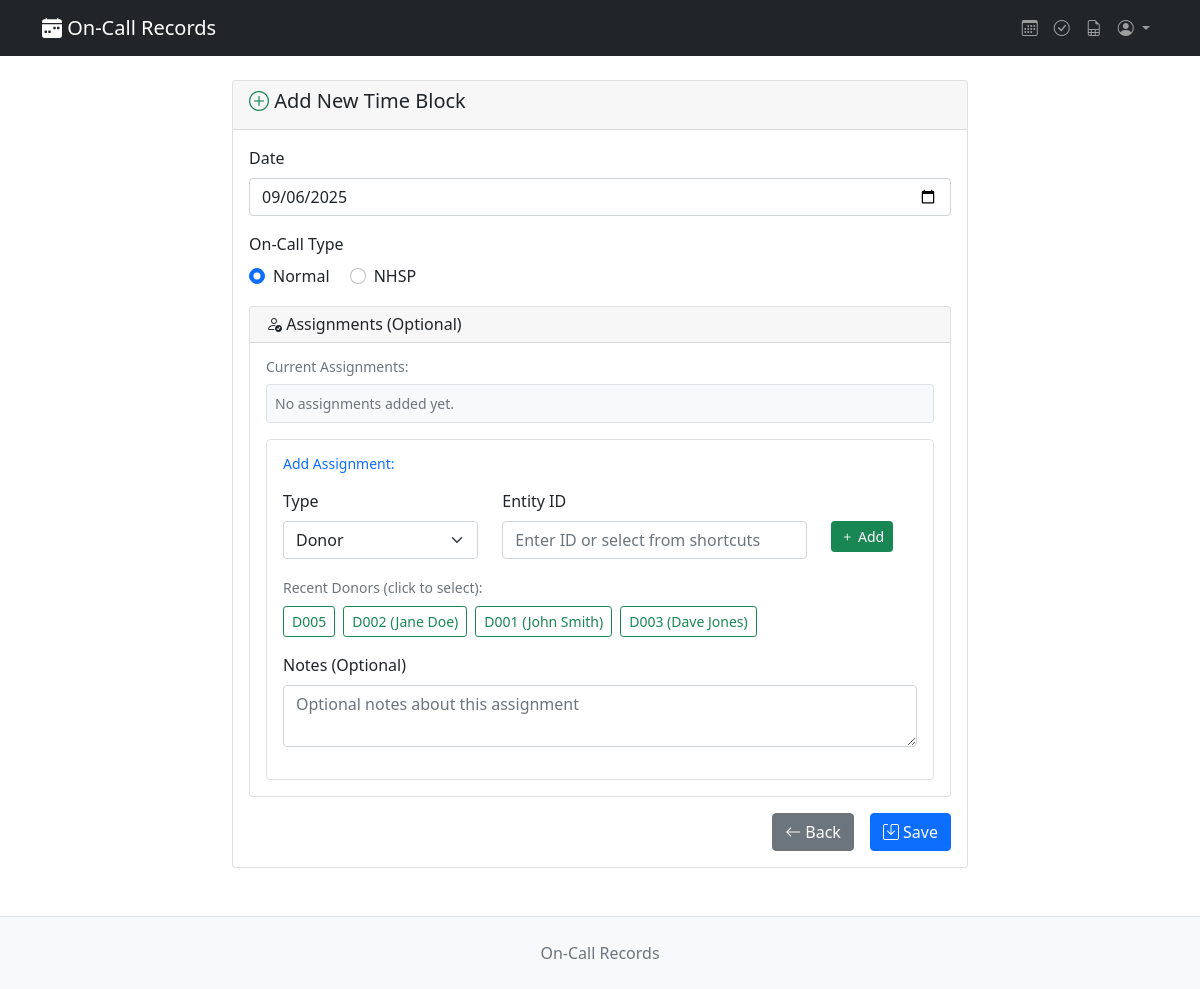
/block/add/ (signed in), run on the app's committed database.
### records/models.py (models this page shows, shortened)
class Donor(models.Model):
    donor_id = models.CharField(
        max_length=50,
        unique=True,
        help_text="Donor identifier (can be numeric or text)",
    )
    name = models.CharField(max_length=100, blank=True, help_text="Optional donor name")
    notes = models.TextField(blank=True, help_text="Additional notes about this donor")
    created = models.DateTimeField(default=timezone.now)

### records/views.py (the view)
# urls.py: path('block/add/', views.add_timeblock, name='add_timeblock'),
@require_oncall_staff
@check_timeblock_not_signed_off
def add_timeblock(request):
    staff = request.staff
    if request.method == "POST":
        form = TimeBlockForm(request.POST)
        if form.is_valid():
            time_block = form.save(commit=False)
            time_block.staff = staff
            form.instance = time_block  # Update form instance with staff
            time_block = form.save(commit=True)
            messages.success(request, "Block created successfully!")
            return redirect(get_dashboard_url_with_date(time_block.date))
    else:
        form = TimeBlockForm()
    return render(request, "records/add_timeblock.html", {"form": form})

### records/templates/records/add_timeblock.html (shortened to what this page needs)
{% extends 'records/base.html' %}
{% block content %}
<div class="row justify-content-center">
    <div class="col-md-8">
        <div class="card">
            <div class="card-header">
                <h5><i class="bi bi-plus-circle text-success"></i> Add New Time Block</h5>
            </div>
            <div class="card-body">
                <form method="post">
                    <div class="mb-3">
                        <label for="{{ form.date.id_for_label }}" class="form-label">Date</label>
                        {{ form.date }}
                    </div>
                    <div class="mb-3">
                        <label class="form-label">On-Call Type</label>
                        <div class="form-check-container">
                            {% for choice in form.oncall_type %}
                                <div class="form-check form-check-inline">
                                    {{ choice.tag }}
                                    <label class="form-check-label" for="{{ choice.id_for_label }}">
                                        {{ choice.choice_label }}
                                    </label>
                                </div>
                            {% endfor %}
                        </div>
                    </div>
                    <div class="card mb-3">
                        <div class="card-header">
                            <h6 class="mb-0"><i class="bi bi-person-check"></i> Assignments (Optional)</h6>
                        </div>
                        <div class="card-body">
                            <div id="current-assignments" class="mb-3">
                                <h6 class="small text-muted mb-2">Current Assignments:</h6>
                                <div id="assignments-list" class="border rounded p-2 bg-light">
                                    <div id="no-assignments" class="text-muted small">No assignments added yet.</div>
                                </div>
                            </div>
                            <div class="border rounded p-3 bg-white">
                                <h6 class="small text-primary mb-3">Add Assignment:</h6>
                                <div class="row">
                                    <div class="col-md-4">
                                        <div class="mb-3">
                                            <label for="{{ form.assignment_type.id_for_label }}" class="form-label">Type</label>
                                            {{ form.assignment_type }}
                                        </div>
                                    </div>
                                    <div class="col-md-6">
                                        <div class="mb-3">
                                            <label for="{{ form.entity_id.id_for_label }}" class="form-label">Entity ID</label>
                                            {{ form.entity_id }}
                                        </div>
                                    </div>
                                    <div class="col-md-2">
                                        <div class="mb-3">
                                            <label class="form-label">&nbsp;</label>
                                            <button type="button" id="add-assignment-btn" class="btn btn-success btn-sm d-block">
                                                <i class="bi bi-plus"></i> Add
                                            </button>
                                        </div>
                                    </div>
                                </div>
                                <div id="recent-donors" class="mb-3" style="display: block;">
                                    <label class="form-label small text-muted">Recent Donors (click to select):</label>
                                    <div class="d-flex flex-wrap gap-2">
                                        {% for donor in form.recent_donors %}
                                            <button type="button" class="btn btn-outline-success btn-sm recent-item-btn"
                                                    onclick="selectEntity('{{ donor.donor_id|escapejs }}')">
                                                {{ donor.donor_id }}{% if donor.name %} ({{ donor.name }}){% endif %}
                                            </button>
                                        {% empty %}
                                            <span class="text-muted">No recent donors</span>
                                        {% endfor %}
                                    </div>
                                </div>
                                <div class="mb-3">
                                    <label for="{{ form.assignment_notes.id_for_label }}" class="form-label">Notes (Optional)</label>
                                    {{ form.assignment_notes }}
                                </div>
                            </div>
                        </div>
                    </div>
                    <div class="d-grid gap-2 d-md-flex justify-content-md-end">
                        <a href="{% url 'dashboard' %}" class="btn btn-secondary me-md-2">
                            <i class="bi bi-arrow-left"></i> Back
                        </a>
                        <button type="submit" class="btn btn-primary">
                            <i class="bi bi-save"></i> Save
                        </button>
                    </div>
                </form>
            </div>
        </div>
    </div>
</div>
{% endblock %}

### data on the page
Donor: donor_id "D005"
Donor: donor_id "D002", name "Jane Doe"
Donor: donor_id "D001", name "John Smith"
Donor: donor_id "D003", name "Dave Jones"

### other printed values
{{ choice.choice_label }} "Normal" "NHSP"
